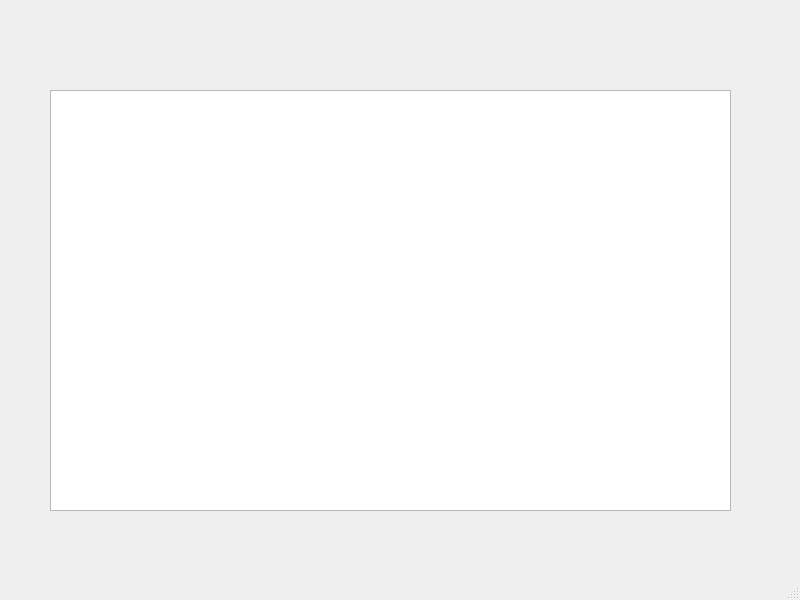
<?xml version="1.0" encoding="UTF-8"?>
<ui version="4.0">
 <class>MainWindow</class>
 <widget class="QMainWindow" name="MainWindow">
  <property name="geometry">
   <rect>
    <x>0</x>
    <y>0</y>
    <width>800</width>
    <height>600</height>
   </rect>
  </property>
  <property name="windowTitle">
   <string>MainWindow</string>
  </property>
  <widget class="QWidget" name="centralwidget">
   <widget class="QTableWidget" name="tableWidget">
    <property name="geometry">
     <rect>
      <x>50</x>
      <y>90</y>
      <width>681</width>
      <height>421</height>
     </rect>
    </property>
   </widget>
  </widget>
  <widget class="QMenuBar" name="menubar">
   <property name="geometry">
    <rect>
     <x>0</x>
     <y>0</y>
     <width>800</width>
     <height>21</height>
    </rect>
   </property>
  </widget>
  <widget class="QStatusBar" name="statusbar"/>
 </widget>
 <resources/>
 <connections/>
</ui>
